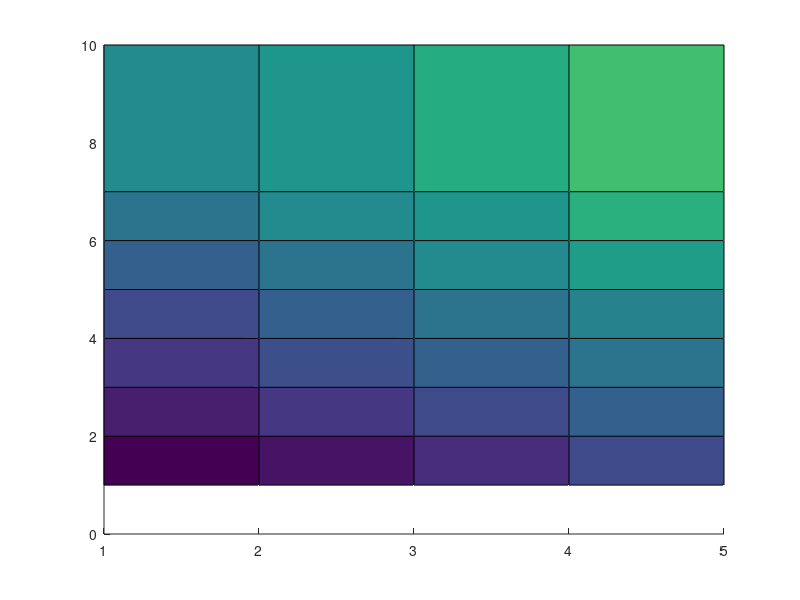

Reproduce this figure in MATLAB.
% na =      1    2    3    4    5
times = [33.6 36.8 41.6 46.4 51.2; % nb = 1
         38.4 43.2 46.4 51.2 56.0; % nb = 2
         43.2 48.0 51.2 56.0 60.8; % nb = 3
         46.4 51.2 56.0 59.2 64.0; % nb = 4
         51.2 56.0 60.8 65.6 70.4; % nb = 5
         56.0 60.8 64.0 70.4 73.6; % nb = 6
         60.8 64.0 68.8 73.6 78.4; % nb = 7
%        nan  nan  nan  nan  nan ; % nb = 8
%        nan  nan  nan  nan  nan ; % nb = 9
         73.6 78.4 81.6 88.0 91.2];% nb = 10
     
na = 1:5;
nb = [1:7,10];

[NA,NB]=meshgrid(na,nb);
surface(NA,NB,times);